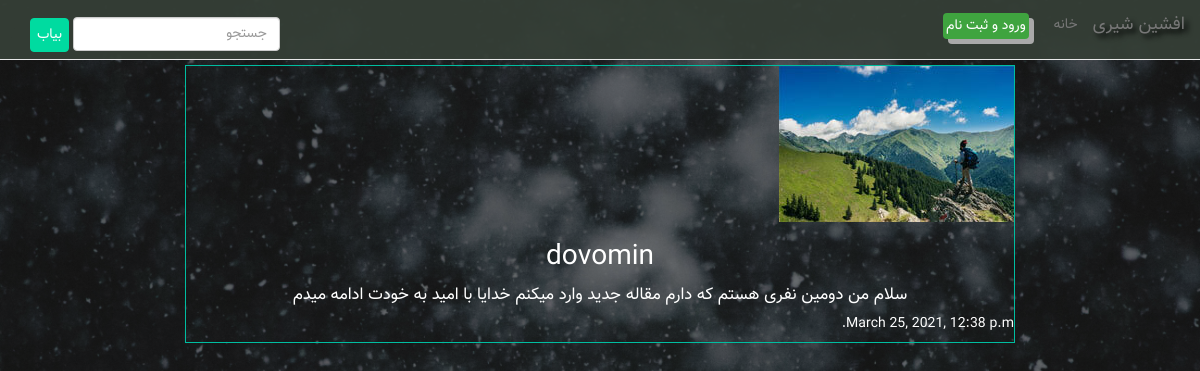
The app's page /articles/dovomin with its own data.
### articles/models.py (models this page shows, shortened)
class Article(models.Model):
    title = models.CharField(max_length=100)
    slug = models.SlugField()
    body = models.TextField()
    date = models.DateTimeField(auto_now_add=True)
    image = models.ImageField(default='default.jpg', blank=True)
    author = models.ForeignKey(User, default=None, on_delete=models.CASCADE)

### articles/views.py (the view)
# urls.py: path('<slug>',views.articles_detail, name='detail'),
def articles_detail(request, slug):
    article = models.Article.objects.get(slug=slug)
    arg = {'article':article}
    return render(request,'articles/articles_detail.html',arg)

### articles/templates/articles/articles_detail.html
{% extends 'base.html' %}
{% block content %}
<div class="article_detail">
  <div class="article">
    <img src="{{article.image.url}}" alt="مقاله">
    <h2>{{article.title}}</h2>
    <p>{{article.body}}</p>
    <h5>{{article.date}}</h5>
  </div>
</div>
{% endblock %}

### assets/css/style.css (style rules this page uses)
* { margin: 0; padding: 0; }
body { margin: 0 auto; direction: rtl; font-family: 'Vazir'; background-color: #e2f0e6; }

### assets/styles.css (style rules this page uses)
body { background-image: linear-gradient(rgba(0, 0, 0, 0.5), rgba(0, 0, 0, 0.5)), url("/media/pics/article.jpg"); background-repeat: no-repeat; background-size:cover; color: #fff; }
.article { margin:50px; border:1px solid #00bda0; padding:25px; position:relative; }
.article h2 { font-size:1.7em; }
.article_detail .article { padding:0px; }
.article_detail .article img { max-width:100%; }
.article_detail .article h2 { text-align:center; font-size:2em; }
.article_detail .article p { text-align:center; font-size:1.2em; }
.article { margin:65px; }

### records on screen
Article: image (placeholder picture), title "dovomin", body "سلام من دومین نفری هستم که دارم مقاله جدید وارد میکنم خدایا با امید به خودت ادامه میدم", date "March 25, 2021, 12:38 p.m."
